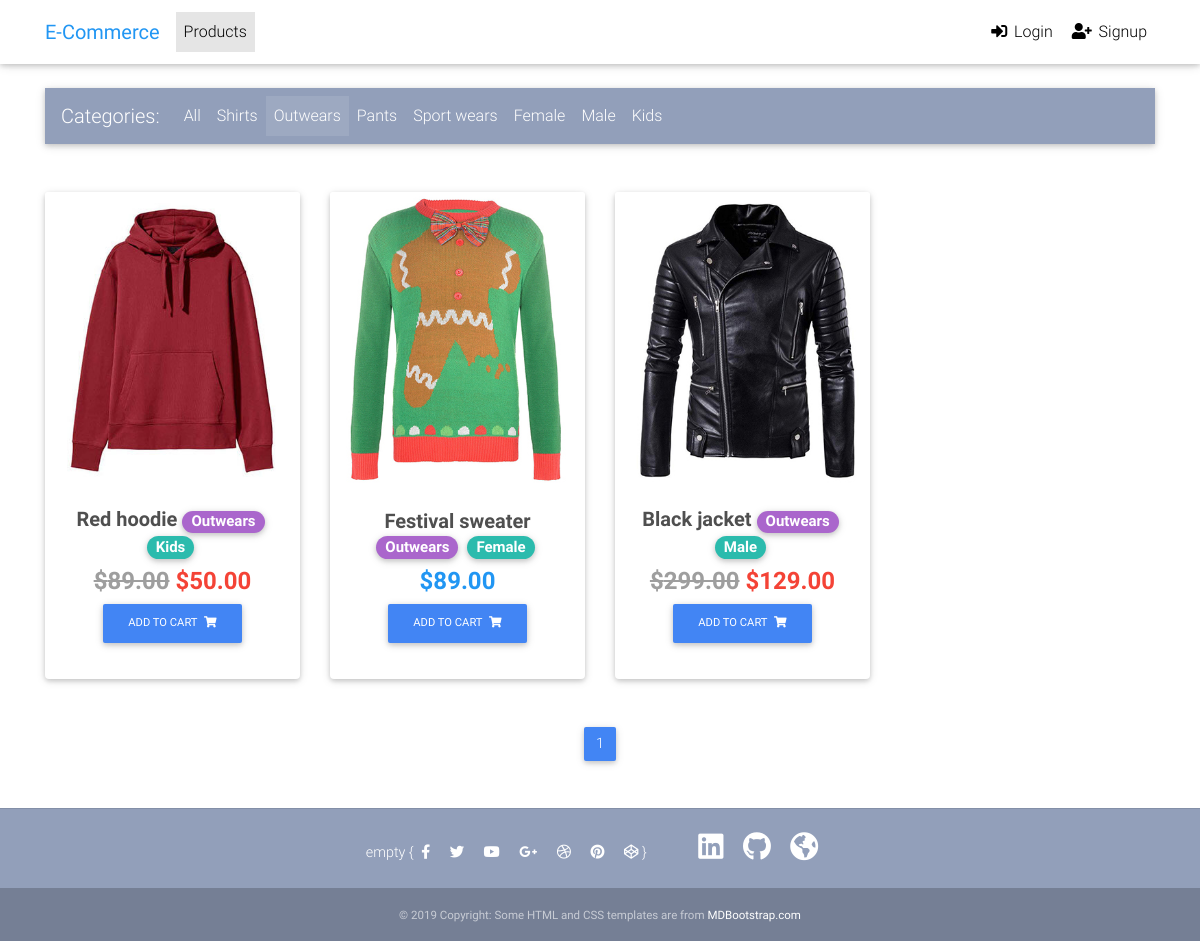
The app's page /category-Outwears/ with its own data.
### products/models.py (models this page shows, shortened)
class Category(models.Model):
    c_title = models.CharField(max_length=50)
    def __str__(self):
        return self.c_title
    def get_category_view_url(self):
        return reverse("products:category-view", kwargs={'c_title':self.c_title})

class Gender(models.Model):
    g_title = models.CharField(max_length=50)
    def __str__(self):
        return self.g_title
    def get_gender_view_url(self):
        return reverse("products:gender-view", kwargs={'g_title':self.g_title})

class Item(models.Model):
    title = models.CharField(max_length=100)
    price = models.DecimalField(max_digits=100, decimal_places=2)
    discount_price = models.DecimalField(
        blank=True, null=True, max_digits=100, decimal_places=2)
    category = models.ManyToManyField(Category)
    gender = models.ManyToManyField(Gender)
    slug = models.SlugField()
    description = models.TextField()
    photo = models.ImageField(upload_to='products')
    def get_absolute_url(self):
        return reverse('products:item-detail', kwargs={'slug': self.slug})
    def get_add_to_cart_url(self):
        return reverse('products:add-to-cart', kwargs={'slug': self.slug})

### products/views.py (the view)
# urls.py: path('', ItemListView.as_view(), name='item-list'),
class ItemListView(View):
    template_name = "products/item_list.html"
    category_list = Category.objects.all()
    gender_list = Gender.objects.all()
    def get(self, request, *args, **kwargs):
        c_title = "all"
        g_title = "all"
        try:
            c_title = kwargs['c_title']
            queryset = Item.objects.get_queryset().filter(category__c_title=c_title).order_by('slug')
        except:
            queryset = Item.objects.get_queryset().order_by('slug')
        try:
            g_title = kwargs['g_title']
            queryset = queryset.filter(gender__g_title=g_title).order_by('slug')
        except:
            pass
        paginator = Paginator(queryset, 4)
        page = request.GET.get('page')
        page_obj = paginator.get_page(page)
        context = {
            'page': page,
            'paginator': paginator,
            'page_obj': page_obj,
            'category_list': self.category_list,
            'gender_list': self.gender_list,
            'c_title': c_title,
            'g_title': g_title,
        }
        return render(request, self.template_name,context)

### products/templates/products/item_list.html (shortened to what this page needs)
{% extends "base.html" %}
{% block content %}
  <main>
    <div class="container">
      <nav class="navbar navbar-expand-lg navbar-dark mdb-color lighten-3 mt-3 mb-5">
        <span class="navbar-brand">Categories:</span>
        <div class="collapse navbar-collapse" id="basicExampleNav">
          <ul class="navbar-nav mr-auto">
            <li class="nav-item {% if c_title == 'all' and g_title == 'all' %}active{% endif %}">
              <a class="nav-link" href="{% url 'products:item-list' %}">All</a>
            </li>
            {% for category in category_list %}
            <li class="nav-item {% if c_title == category.c_title %}active{% endif %}">
              <a class="nav-link" href="{{ category.get_category_view_url }}">{{ category.c_title }}</a>
            </li>
            {% endfor %}
            {% for gender in gender_list %}
            <li class="nav-item {% if g_title == gender.g_title %}active{% endif %}">
              <a class="nav-link" href="{{ gender.get_gender_view_url }}">{{ gender.g_title }}</a>
            </li>
            {% endfor %}
          </ul>
        </div>
      </nav>
      <section class="text-center mb-4">
        <div class="row wow fadeIn">
          {% for object in page_obj %}
          <div class="col-lg-3 col-md-6 mb-4 d-flex align-items-stretch">
            <div class="card">
              <div class="view overlay">
                <img src="{{ object.photo.url }}" class="card-img-top"
                  alt="">
              </div>
              <div class="card-body text-center">
                <h5>
                  <strong>
                    <a href="{{ object.get_absolute_url }}" class="dark-grey-text">
                      {{ object.title }}
                    </a>
                  </strong>
                  {% for cat in object.category.all %}
                  <a href="{{ cat.get_category_view_url }}">
                      <span class="badge badge-pill secondary-color mr-1">{{ cat }}</span>
                  </a>
                  {% endfor %}
                  {% for gender in object.gender.all %}
                  <a href="{{ gender.get_gender_view_url }}">
                      <span class="badge badge-pill default-color mr-1">{{ gender }}</span>
                  </a>
                  {% endfor %}
                </h5>
                <h4>
                  <strong>
                    {% if object.discount_price %}
                      <span class="font-weight-bold grey-text">
                        <del>${{ object.price }}</del>
                      </span>
                      <span class="font-weight-bold red-text">${{ object.discount_price }}</span>
                    {% else %}
                      <span class="font-weight-bold blue-text">${{ object.price }}</span>
                    {% endif %}
                  </strong>
                </h4>
                <p>
                  <a href="{{ object.get_add_to_cart_url }}" class="btn btn-primary btn-md my-0 p" >Add to cart
                    <i class="fas fa-shopping-cart ml-1"></i>
                  </a>
                </p>
              </div>
            </div>
          </div>
          {% endfor %}
        </div>
      </section>
      <nav class="d-flex justify-content-center wow fadeIn">
        <ul class="pagination pg-blue">
          {% for page_num in paginator.page_range %}
            <li class="page-item
              {% if page_num == page_obj.number %}
                active
              {% endif %}">
              <a class="page-link" href="?page={{ page_num }}">{{ page_num }}</a>
            </li>
          {% endfor %}
        </ul>
      </nav>
    </div>
  </main>
{% endblock content %}

### static_files/css/style.css (style rules this page uses)
html, body, .view { height: 100%; }

### templates/base.html (style rules this page uses)
html, body, header, .carousel { height: 60vh; }

### records on screen
Category: c_title "Shirts"
Category: c_title "Outwears"
Category: c_title "Pants"
Category: c_title "Sport wears"
Gender: g_title "Female"
Gender: g_title "Male"
Gender: g_title "Kids"
Item: photo (picture), title "Red hoodie", price "89.00", discount_price "50.00"
Item: photo (picture), title "Festival sweater", price "89.00"
Item: photo (picture), title "Black jacket", price "299.00", discount_price "129.00"

### other values on screen
{{ page_num }} "1"
